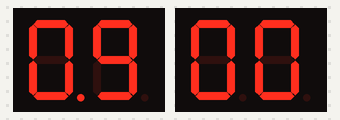
Simulated run of this sketch. Board: Arduino Uno, built with avr-gcc and run on an emulated ATmega328P. Parts: 2 × 2-digit seven-segment display.

Above: at 0.1 s.
At 1.1 s:
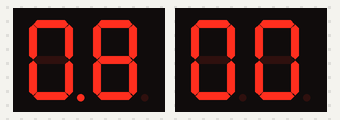
At 2.1 s:
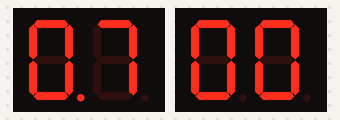
At 4.1 s:
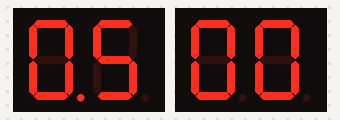
At 6.1 s:
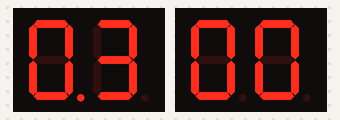
At 9.1 s:
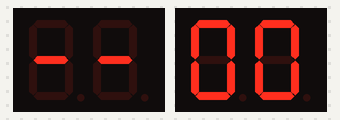

The sketch:

sevseg_timer.ino
```cpp
#include "SevSeg.h"
SevSeg sevseg;
SevSeg sevseg2;

void setup() {
  byte numDigits = 2;
  byte digitPins[] = {9, 7};
  byte digitPins2[] = {A1, 10, A1};
  byte segmentPins[] = {12, 8, 5, 3, 2, 11, 6};
  Serial.begin(9600);
  sevseg.begin(COMMON_ANODE, numDigits, digitPins, segmentPins);
  sevseg.setBrightness(100);

  sevseg2.begin(COMMON_ANODE, numDigits, digitPins2, segmentPins);
  sevseg2.setBrightness(100);
}

void loop() {
  static unsigned long timer = millis();
  static int s = 10;
  static int m = 0;
  sevseg.setNumber(s, 1);
  sevseg2.setNumber(m, 2);
  while (millis() >= timer) {

    s--;
    timer = timer + 1000;
    if (s == 0)
    {
      if (m == 0)
      {
        timer = 0;
      }
      else
      {
        m = m - 1;
        s = 59;
      }
    }

  }
  sevseg.refreshDisplay();
  sevseg2.refreshDisplay();
}

/// END ///
```

Measured:
- what the display in image 0 shows lasts 1.0 s, from 0.0 s to 1.0 s
